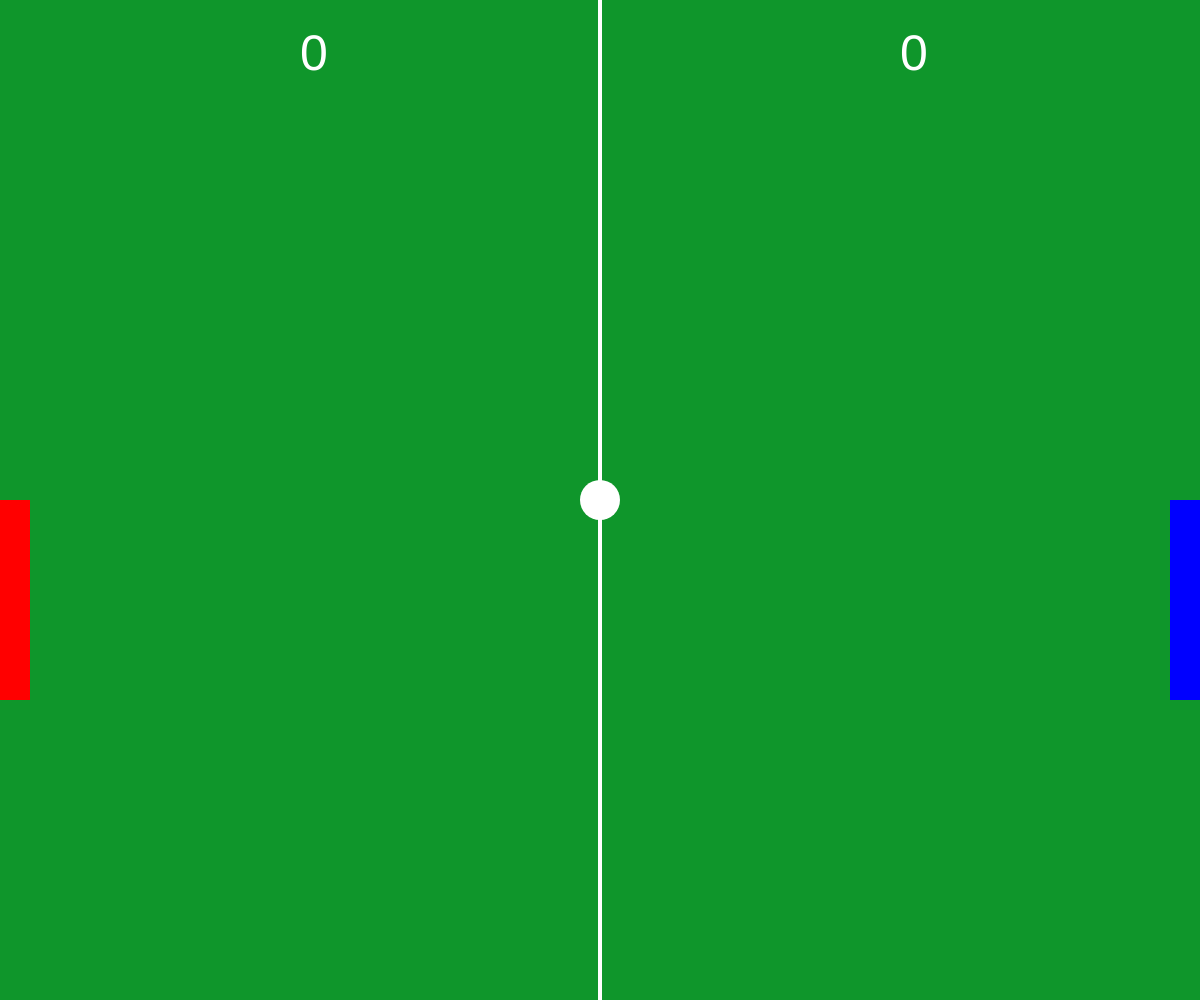
Frame 1 (no input)
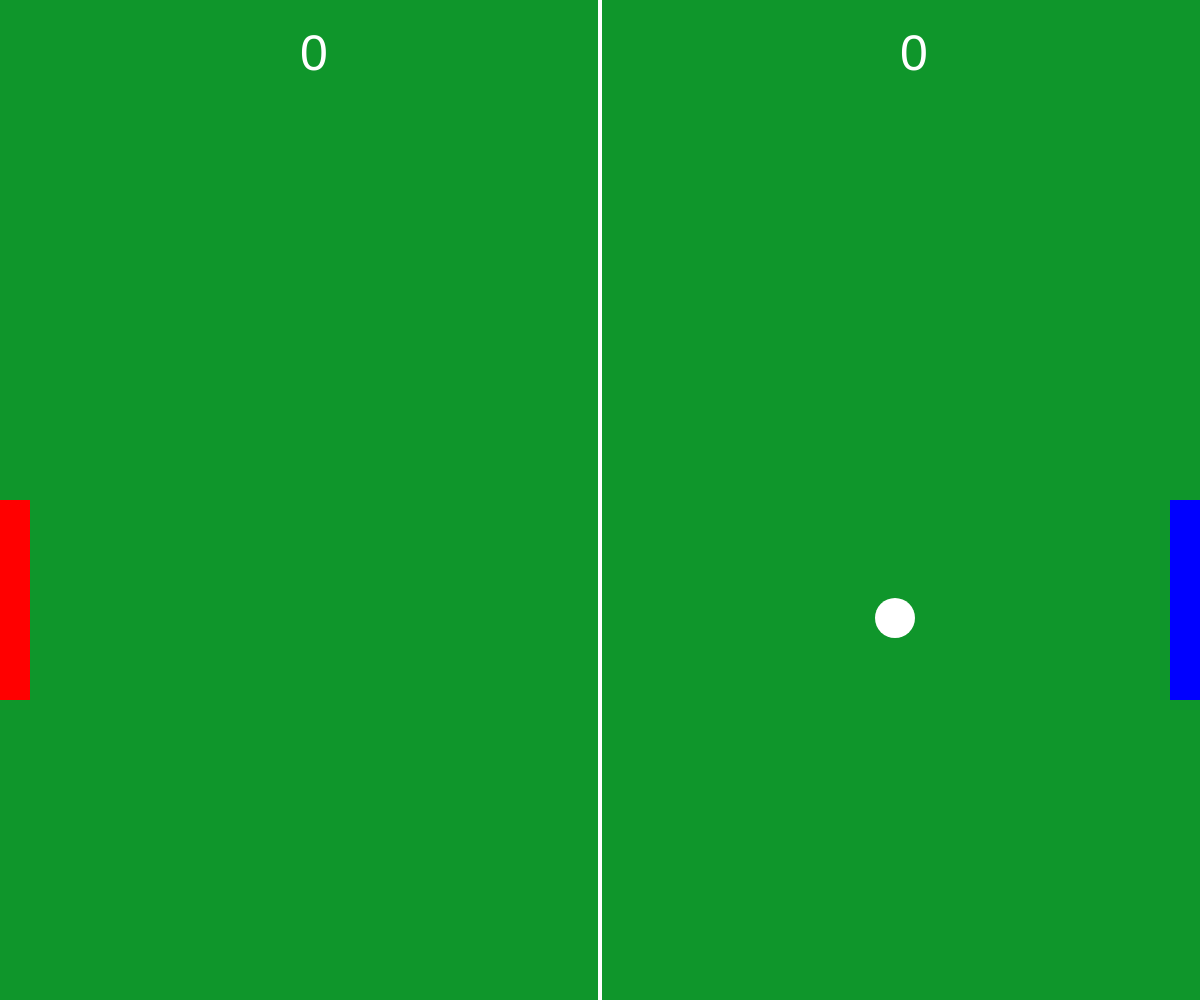
Frame 60 (no input)
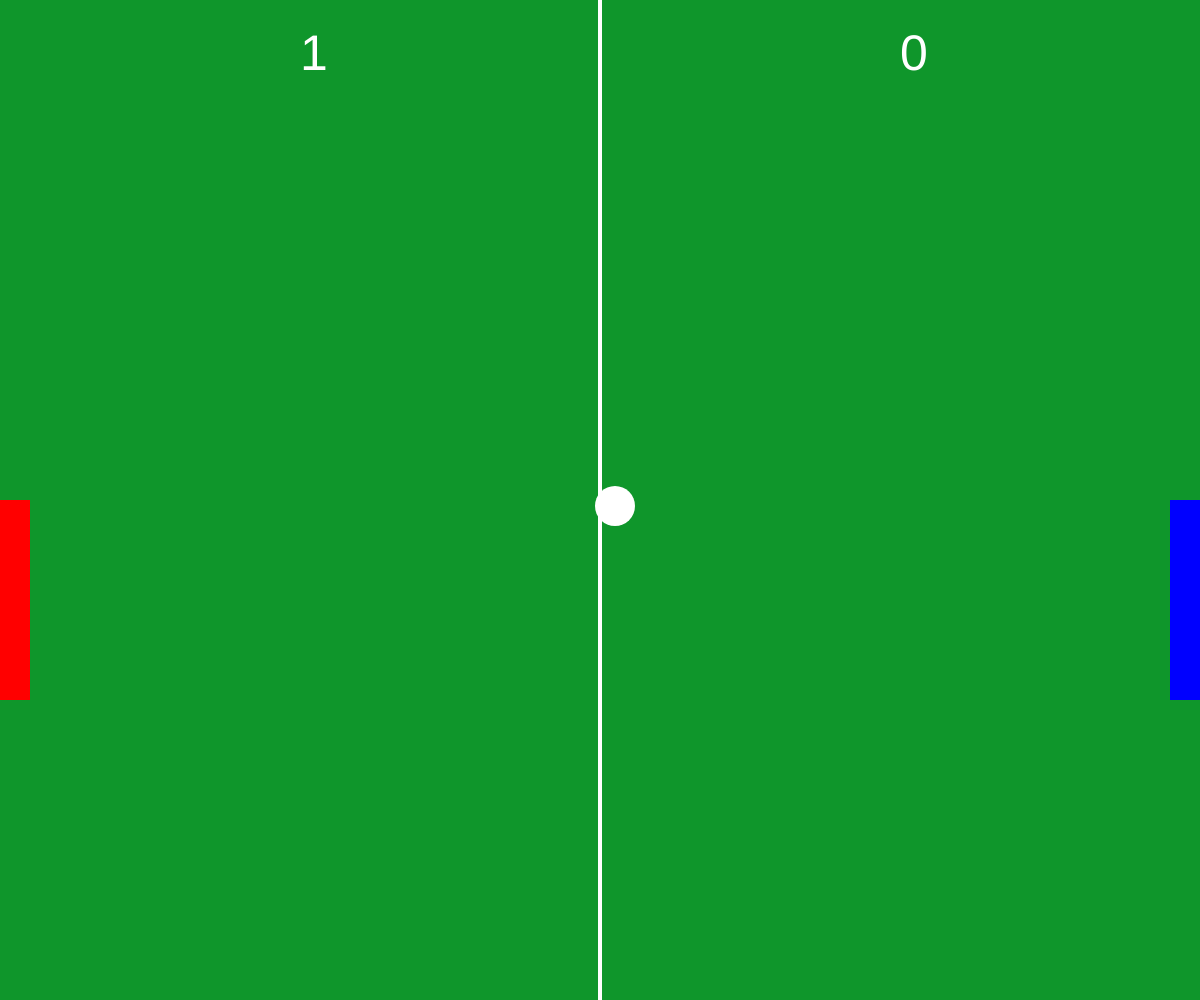
Frame 120 (the mouse pressed at the canvas centre since frame 60)

The p5.js sketch that drew these frames (run headless with seeded random() and noise() and a simulated clock; from frame 60 on, the mouse is pressed at the canvas centre):

// p5.js sketch
// ── sketch.js
let ball
let p1
let p2


function setup () {
    createCanvas(windowWidth, windowHeight)
    p1 = new Paddle(1, color('red'))
    p2 = new Paddle(2, color('blue'))
    ball = new Ball()
}

function draw () {
    background('#0f962b')
    drawLine()
    ball.draw()
    ball.move()
    if(ball.collision(p1) || ball.collision(p2))
        ball.move()
    let checkScore = ball.checkScore()
    if(checkScore === 2) //Anotó player 2
        p2.updateScore()
    else if(checkScore === 1)
        p1.updateScore()
    p1.draw()
    p2.draw()
    if(keyIsPressed) {
        if(keyIsDown(87))
            p1.move(-1)
        if(keyIsDown(83))
            p1.move(1)
        if(keyIsDown(UP_ARROW))
            p2.move(-1)
        if(keyIsDown(DOWN_ARROW))
            p2.move(1)
    }
    showScore()
}

const drawLine = function () {
    stroke('#fff')
    strokeWeight(4)
    line(width / 2, 0, width / 2, height)
}

const showScore = function () {
    fill('#fff')
    textSize(50)
    text(p1.getScore(), width * 0.25, 70)
    text(p2.getScore(), width * 0.75, 70)
}

// ── Ball.js
const Ball = function () {
    const r = 20
    let x = Math.floor(width / 2)
    let y = Math.floor(height / 2)
    let stepX = 5
    let stepY = 2

    const reset = function () {
        x = Math.floor(width / 2)
        y = Math.floor(height / 2)
        stepX *= Math.round(Math.random()) * 2 - 1
        stepY *= Math.round(Math.random()) * 2 - 1
    }

    const edges = function () {
        if(y - r <= 0 || y + r >= height)
            stepY = -stepY
    }

    const checkScore = function () {
        if(x - r <= 0) {
            reset()
            return 2
        }

        if(x + r >= width) {
            reset()
            return 1
        }

        return 0
    }

    const move = function () {
        x += stepX
        y += stepY
        edges()
    }

    const collision = function (player) {
        let dx = Math.abs(x - player.getX() - player.getW() / 2)
        let dy = Math.abs(y - player.getY() - player.getH() / 2)

        if(dx > player.getW() / 2 + r || dy > player.getH() / 2 + r)
            return false

        if(dx <= player.getW() / 2 || dy <= player.getH() / 2) {
            stepX = -stepX
            return true
        }

    }

    const draw = function () {
      push()
        ellipseMode(CENTER)
        fill('#fff')
        noStroke()
        ellipse(x, y, r * 2, r * 2)
        pop()
    }

    return {
        draw,
        move,
        collision,
        checkScore,
    }
}

// ── Paddle.js
const Paddle = function (player, color) {
    const c = color
    const w = 30
    const h = 200
    const p = player
    const x = p === 1 ? 0 : width - w
    const speed = 8
    const UP = -1
    const DOWN = 1
    let y = Math.floor(height / 2)
    let score = 0

    const getX = function () {
        return x
    }

    const getY = function () {
        return y
    }

    const getW = function () {
        return w
    }

    const getH = function () {
        return h
    }

    const getScore = function () {
        return score
    }

    const draw = function () {
        rectMode(CORNER)
        noStroke()
        fill(c)
        rect(x, y, w, h)
    }

    const move = function (dir) {
        if(edge(dir))
            y += (speed * dir)
    }

    const edge = function (dir) {
        return (dir === UP && y > 0 || dir === DOWN && y < height - h)
    }

    const updateScore = function () {
        score++
    }

    return {
        draw,
        move,
        getX,
        getY,
        getW,
        getH,
        getScore,
        updateScore,
    }
}
